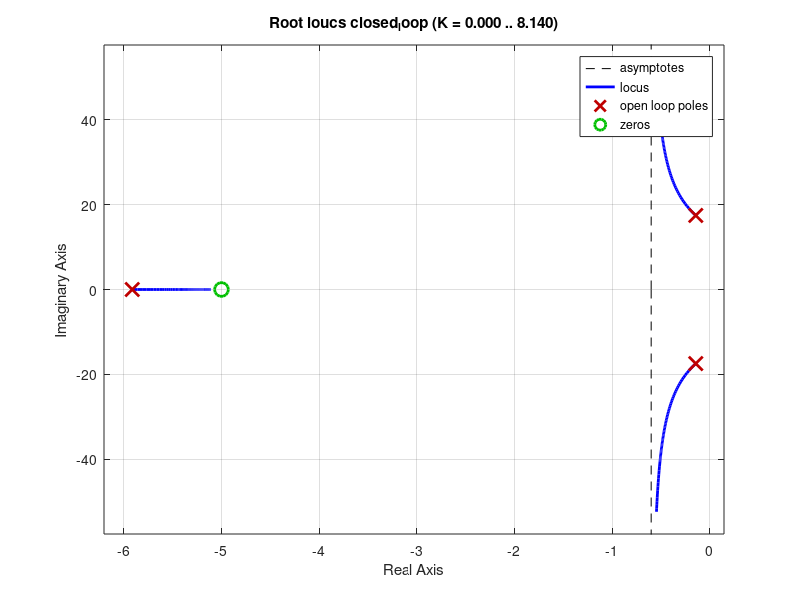

Recreate this plot in MATLAB.

K = 5;
% num = [60*K 300*K];
% den = [1 6.2 -53.8+60*K 300*K+1];
num = [60*K 300*K];
den = [1 6.2 6.2 301];
sys = tf(num,den);
closed_loop=feedback(sys,1,-1);

figure
rlocus(closed_loop)
